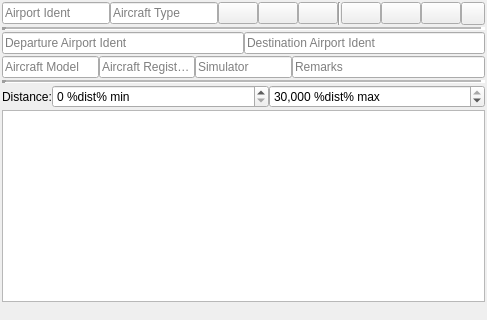
       <widget class="QWidget" name="tabLogdataSearch">
        <attribute name="title">
         <string>Logbook</string>
        </attribute>
        <attribute name="toolTip">
         <string>Search, add and edit logbook entries</string>
        </attribute>
        <layout class="QVBoxLayout" name="verticalLayout_33">
         <property name="spacing">
          <number>2</number>
         </property>
         <property name="leftMargin">
          <number>2</number>
         </property>
         <property name="topMargin">
          <number>2</number>
         </property>
         <property name="rightMargin">
          <number>2</number>
         </property>
         <property name="bottomMargin">
          <number>2</number>
         </property>
         <item>
          <layout class="QHBoxLayout" name="horizontalLayoutLogdata">
           <property name="spacing">
            <number>0</number>
           </property>
           <property name="topMargin">
            <number>0</number>
           </property>
           <item>
            <widget class="QLineEdit" name="lineEditLogdataAirport">
             <property name="sizePolicy">
              <sizepolicy hsizetype="Expanding" vsizetype="Fixed">
               <horstretch>1</horstretch>
               <verstretch>0</verstretch>
              </sizepolicy>
             </property>
             <property name="toolTip">
              <string>Departure or destination airport ident.
Matches any visited airport.</string>
             </property>
             <property name="statusTip">
              <string>Departure or destination airport ident. </string>
             </property>
             <property name="placeholderText">
              <string>Airport Ident</string>
             </property>
             <property name="clearButtonEnabled">
              <bool>true</bool>
             </property>
            </widget>
           </item>
           <item>
            <widget class="QLineEdit" name="lineEditLogdataAircraftType">
             <property name="sizePolicy">
              <sizepolicy hsizetype="Expanding" vsizetype="Fixed">
               <horstretch>1</horstretch>
               <verstretch>0</verstretch>
              </sizepolicy>
             </property>
             <property name="toolTip">
              <string>ICAO aircraft type like B732 or C172</string>
             </property>
             <property name="statusTip">
              <string>ICAO aircraft type like B732 or C172</string>
             </property>
             <property name="placeholderText">
              <string>Aircraft Type</string>
             </property>
             <property name="clearButtonEnabled">
              <bool>true</bool>
             </property>
            </widget>
           </item>
           <item>
            <widget class="QPushButton" name="pushButtonLogdataAdd">
             <property name="toolTip">
              <string>Add a new logbook entry</string>
             </property>
             <property name="statusTip">
              <string>Add a new logbook entry</string>
             </property>
             <property name="text">
              <string/>
             </property>
             <property name="icon">
              <iconset resource="../../littlenavmap.qrc">
               <normaloff>:/littlenavmap/resources/icons/logdata_add.svg</normaloff>:/littlenavmap/resources/icons/logdata_add.svg</iconset>
             </property>
            </widget>
           </item>
           <item>
            <widget class="QPushButton" name="pushButtonLogdataEdit">
             <property name="toolTip">
              <string>Edit one or more logbook entries</string>
             </property>
             <property name="statusTip">
              <string>Edit one or more logbook entries</string>
             </property>
             <property name="text">
              <string/>
             </property>
             <property name="icon">
              <iconset resource="../../littlenavmap.qrc">
               <normaloff>:/littlenavmap/resources/icons/logdata_edit.svg</normaloff>:/littlenavmap/resources/icons/logdata_edit.svg</iconset>
             </property>
            </widget>
           </item>
           <item>
            <widget class="QPushButton" name="pushButtonLogdataDel">
             <property name="toolTip">
              <string>Delete one or more logbook entries</string>
             </property>
             <property name="statusTip">
              <string>Delete one or more logbook entries</string>
             </property>
             <property name="text">
              <string/>
             </property>
             <property name="icon">
              <iconset resource="../../littlenavmap.qrc">
               <normaloff>:/littlenavmap/resources/icons/logdata_delete.svg</normaloff>:/littlenavmap/resources/icons/logdata_delete.svg</iconset>
             </property>
            </widget>
           </item>
           <item>
            <widget class="Line" name="line_5">
             <property name="orientation">
              <enum>Qt::Vertical</enum>
             </property>
            </widget>
           </item>
           <item>
            <widget class="QPushButton" name="pushButtonLogdataReset">
             <property name="toolTip">
              <string>Clear all search filters</string>
             </property>
             <property name="statusTip">
              <string>Clear all search filters</string>
             </property>
             <property name="text">
              <string/>
             </property>
             <property name="icon">
              <iconset resource="../../littlenavmap.qrc">
               <normaloff>:/littlenavmap/resources/icons/clear.svg</normaloff>:/littlenavmap/resources/icons/clear.svg</iconset>
             </property>
            </widget>
           </item>
           <item>
            <widget class="QPushButton" name="pushButtonLogdataClearSelection">
             <property name="toolTip">
              <string>Clear selection and delete highlights on the map</string>
             </property>
             <property name="statusTip">
              <string>Clear selection and delete highlights on the map</string>
             </property>
             <property name="text">
              <string/>
             </property>
             <property name="icon">
              <iconset resource="../../littlenavmap.qrc">
               <normaloff>:/littlenavmap/resources/icons/clearselection.svg</normaloff>:/littlenavmap/resources/icons/clearselection.svg</iconset>
             </property>
            </widget>
           </item>
           <item>
            <widget class="QPushButton" name="pushButtonLogdataHelp">
             <property name="toolTip">
              <string/>
             </property>
             <property name="statusTip">
              <string>Show help for the logbook search tab</string>
             </property>
             <property name="text">
              <string/>
             </property>
             <property name="icon">
              <iconset resource="../../littlenavmap.qrc">
               <normaloff>:/littlenavmap/resources/icons/help.svg</normaloff>:/littlenavmap/resources/icons/help.svg</iconset>
             </property>
            </widget>
           </item>
           <item>
            <widget class="QToolButton" name="toolButtonLogdata">
             <property name="toolTip">
              <string>Show or hide search options</string>
             </property>
             <property name="statusTip">
              <string>Show or hide search options</string>
             </property>
             <property name="text">
              <string/>
             </property>
             <property name="icon">
              <iconset resource="../../littlenavmap.qrc">
               <normaloff>:/littlenavmap/resources/icons/menubutton.svg</normaloff>:/littlenavmap/resources/icons/menubutton.svg</iconset>
             </property>
             <property name="popupMode">
              <enum>QToolButton::InstantPopup</enum>
             </property>
             <property name="toolButtonStyle">
              <enum>Qt::ToolButtonTextBesideIcon</enum>
             </property>
            </widget>
           </item>
          </layout>
         </item>
         <item>
          <widget class="Line" name="lineLogdataMore">
           <property name="lineWidth">
            <number>4</number>
           </property>
           <property name="midLineWidth">
            <number>2</number>
           </property>
           <property name="orientation">
            <enum>Qt::Horizontal</enum>
           </property>
          </widget>
         </item>
         <item>
          <layout class="QVBoxLayout" name="verticalLayoutLogdataMore">
           <property name="spacing">
            <number>2</number>
           </property>
           <property name="topMargin">
            <number>0</number>
           </property>
           <item>
            <layout class="QHBoxLayout" name="horizontalLayoutLogdataDepartDest">
             <property name="spacing">
              <number>0</number>
             </property>
             <property name="topMargin">
              <number>0</number>
             </property>
             <item>
              <widget class="QLineEdit" name="lineEditLogdataDeparture">
               <property name="sizePolicy">
                <sizepolicy hsizetype="Expanding" vsizetype="Fixed">
                 <horstretch>1</horstretch>
                 <verstretch>0</verstretch>
                </sizepolicy>
               </property>
               <property name="toolTip">
                <string>Departure airport ident</string>
               </property>
               <property name="statusTip">
                <string>Departure airport ident</string>
               </property>
               <property name="placeholderText">
                <string>Departure Airport Ident</string>
               </property>
               <property name="clearButtonEnabled">
                <bool>true</bool>
               </property>
              </widget>
             </item>
             <item>
              <widget class="QLineEdit" name="lineEditLogdataDestination">
               <property name="sizePolicy">
                <sizepolicy hsizetype="Expanding" vsizetype="Fixed">
                 <horstretch>1</horstretch>
                 <verstretch>0</verstretch>
                </sizepolicy>
               </property>
               <property name="toolTip">
                <string>Destination airport ident</string>
               </property>
               <property name="statusTip">
                <string>Destination airport ident</string>
               </property>
               <property name="placeholderText">
                <string>Destination Airport Ident</string>
               </property>
               <property name="clearButtonEnabled">
                <bool>true</bool>
               </property>
              </widget>
             </item>
            </layout>
           </item>
           <item>
            <layout class="QHBoxLayout" name="horizontalLayoutAircraftSim">
             <property name="spacing">
              <number>0</number>
             </property>
             <property name="topMargin">
              <number>0</number>
             </property>
             <item>
              <widget class="QLineEdit" name="lineEditLogdataAircraftModel">
               <property name="sizePolicy">
                <sizepolicy hsizetype="Expanding" vsizetype="Fixed">
                 <horstretch>1</horstretch>
                 <verstretch>0</verstretch>
                </sizepolicy>
               </property>
               <property name="toolTip">
                <string>Aircraft model name</string>
               </property>
               <property name="statusTip">
                <string>Aircraft model name</string>
               </property>
               <property name="placeholderText">
                <string>Aircraft Model</string>
               </property>
               <property name="clearButtonEnabled">
                <bool>true</bool>
               </property>
              </widget>
             </item>
             <item>
              <widget class="QLineEdit" name="lineEditLogdataAircraftRegistration">
               <property name="sizePolicy">
                <sizepolicy hsizetype="Expanding" vsizetype="Fixed">
                 <horstretch>1</horstretch>
                 <verstretch>0</verstretch>
                </sizepolicy>
               </property>
               <property name="toolTip">
                <string/>
               </property>
               <property name="statusTip">
                <string/>
               </property>
               <property name="placeholderText">
                <string>Aircraft Registration</string>
               </property>
               <property name="clearButtonEnabled">
                <bool>true</bool>
               </property>
              </widget>
             </item>
             <item>
              <widget class="QLineEdit" name="lineEditLogdataSimulator">
               <property name="sizePolicy">
                <sizepolicy hsizetype="Expanding" vsizetype="Fixed">
                 <horstretch>1</horstretch>
                 <verstretch>0</verstretch>
                </sizepolicy>
               </property>
               <property name="toolTip">
                <string/>
               </property>
               <property name="statusTip">
                <string/>
               </property>
               <property name="placeholderText">
                <string>Simulator</string>
               </property>
               <property name="clearButtonEnabled">
                <bool>true</bool>
               </property>
              </widget>
             </item>
             <item>
              <widget class="QLineEdit" name="lineEditLogdataDescription">
               <property name="sizePolicy">
                <sizepolicy hsizetype="Expanding" vsizetype="Fixed">
                 <horstretch>2</horstretch>
                 <verstretch>0</verstretch>
                </sizepolicy>
               </property>
               <property name="placeholderText">
                <string>Remarks</string>
               </property>
               <property name="clearButtonEnabled">
                <bool>true</bool>
               </property>
              </widget>
             </item>
            </layout>
           </item>
          </layout>
         </item>
         <item>
          <widget class="Line" name="lineLogdataMoreDist">
           <property name="lineWidth">
            <number>4</number>
           </property>
           <property name="midLineWidth">
            <number>2</number>
           </property>
           <property name="orientation">
            <enum>Qt::Horizontal</enum>
           </property>
          </widget>
         </item>
         <item>
          <layout class="QHBoxLayout" name="horizontalLayoutLogdataDist">
           <property name="spacing">
            <number>0</number>
           </property>
           <property name="topMargin">
            <number>0</number>
           </property>
           <item>
            <widget class="QLabel" name="labelLogdataMinDist">
             <property name="sizePolicy">
              <sizepolicy hsizetype="Fixed" vsizetype="Preferred">
               <horstretch>0</horstretch>
               <verstretch>0</verstretch>
              </sizepolicy>
             </property>
             <property name="text">
              <string>Distance:</string>
             </property>
             <property name="buddy">
              <cstring>spinBoxLogdataMinDist</cstring>
             </property>
            </widget>
           </item>
           <item>
            <widget class="QSpinBox" name="spinBoxLogdataMinDist">
             <property name="toolTip">
              <string>Minimum flight plan distance</string>
             </property>
             <property name="statusTip">
              <string>Minimum flight plan distance</string>
             </property>
             <property name="showGroupSeparator" stdset="0">
              <bool>true</bool>
             </property>
             <property name="suffix">
              <string> %dist% min</string>
             </property>
             <property name="maximum">
              <number>30000</number>
             </property>
             <property name="singleStep">
              <number>10</number>
             </property>
            </widget>
           </item>
           <item>
            <widget class="QSpinBox" name="spinBoxLogdataMaxDist">
             <property name="toolTip">
              <string>Maximum flight plan distance</string>
             </property>
             <property name="statusTip">
              <string>Maximum flight plan distance</string>
             </property>
             <property name="showGroupSeparator" stdset="0">
              <bool>true</bool>
             </property>
             <property name="suffix">
              <string> %dist% max</string>
             </property>
             <property name="maximum">
              <number>30000</number>
             </property>
             <property name="singleStep">
              <number>10</number>
             </property>
             <property name="value">
              <number>30000</number>
             </property>
            </widget>
           </item>
          </layout>
         </item>
         <item>
          <widget class="QTableView" name="tableViewLogdata">
           <property name="minimumSize">
            <size>
             <width>0</width>
             <height>20</height>
            </size>
           </property>
           <property name="font">
            <font>
             <pointsize>9</pointsize>
            </font>
           </property>
           <property name="contextMenuPolicy">
            <enum>Qt::CustomContextMenu</enum>
           </property>
           <property name="editTriggers">
            <set>QAbstractItemView::NoEditTriggers</set>
           </property>
           <property name="tabKeyNavigation">
            <bool>false</bool>
           </property>
           <property name="showDropIndicator" stdset="0">
            <bool>false</bool>
           </property>
           <property name="dragDropOverwriteMode">
            <bool>false</bool>
           </property>
           <property name="alternatingRowColors">
            <bool>true</bool>
           </property>
           <property name="selectionMode">
            <enum>QAbstractItemView::ExtendedSelection</enum>
           </property>
           <property name="selectionBehavior">
            <enum>QAbstractItemView::SelectRows</enum>
           </property>
           <property name="horizontalScrollMode">
            <enum>QAbstractItemView::ScrollPerPixel</enum>
           </property>
           <property name="sortingEnabled">
            <bool>true</bool>
           </property>
           <property name="wordWrap">
            <bool>false</bool>
           </property>
           <attribute name="horizontalHeaderMinimumSectionSize">
            <number>3</number>
           </attribute>
           <attribute name="horizontalHeaderShowSortIndicator" stdset="0">
            <bool>true</bool>
           </attribute>
           <attribute name="verticalHeaderCascadingSectionResizes">
            <bool>true</bool>
           </attribute>
          </widget>
         </item>
         <item>
          <widget class="QLabel" name="labelLogdata">
           <property name="text">
            <string/>
           </property>
           <property name="wordWrap">
            <bool>true</bool>
           </property>
           <property name="textInteractionFlags">
            <set>Qt::TextSelectableByMouse</set>
           </property>
          </widget>
         </item>
        </layout>
       </widget>
